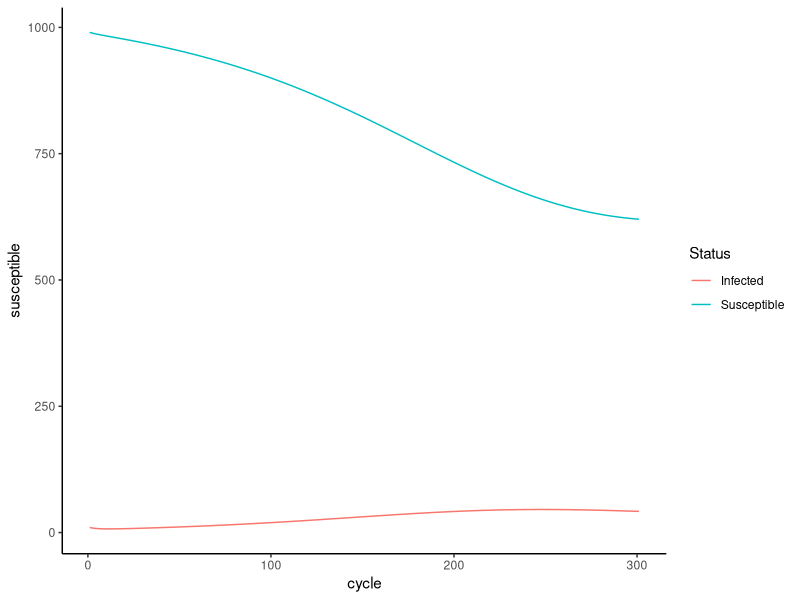

This figure's R source:

library(dplyr)
library(tidyr)
library(ggplot2)

parameters <- list(
  r0 = 4.0,
  incubationTime = 3*3,
  recoveryTime = 14*3,
  immunityTime = 30*3,
  externalInfections = 0,
  startingInfections = 10,
  testingCadence = 21,
  population= 1000
)

parameters$rho <- 1/parameters$recoveryTime #recovery rate
parameters$theta <- 1/parameters$incubationTime #incubation rate
parameters$sigma <- 1/parameters$immunityTime # rate of loss of post-infection immunity
parameters$detectionRate <- 1/parameters$testingCadence
parameters$beta <- parameters$r0*(parameters$rho)

startingStates <- data.frame(
  susceptible = parameters$population - parameters$startingInfections,
  exposed = 0,
  infected = parameters$startingInfections,
  isolated = 0,
  recovered = 0
)
stateNames <- colnames(startingStates)

nCycles <- 300

# this is a CSV where you can define transition equations
transitionsRaw <- read.csv("stateTransitionEqns.csv", fileEncoding="UTF-8-BOM") 

# this block of code takes the transition equations from the CSV and 
# prepares them for use
transitionEqList <- lapply(
  1:length(startingStates), function(a){
    stNm <- stateNames[a]
    inflowEq <- transitionsRaw %>% 
      filter(targetCompartment == stNm) %>% 
      select(-sourceCompartment, -targetCompartment) %>% 
      mutate(equation = paste0("(", equation, ")")) %>% 
      summarize(equation = paste(equation, collapse = " + ")) %>% 
      unlist()
    
    outflowEq <- transitionsRaw %>%
      filter(sourceCompartment == stNm) %>% 
      select(-sourceCompartment, -targetCompartment) %>% 
      mutate(equation = paste0("-(", equation, ")")) %>% 
      summarize(equation = paste(equation, collapse = " + ")) %>% 
      unlist()
    
    totalFlowEq <- paste(inflowEq, outflowEq)
    
  }
) %>%  unlist()  

names(transitionEqList) <- stateNames


history <- startingStates
states <- startingStates

for (i in 1:nCycles){
  changes <- lapply(1:length(states), function(s){
    eval(parse(text = transitionEqList[[s]]))
  }) %>% unlist()
  
  states <- states + changes
  history <- bind_rows(history, states)
}
history$cycle <- 1:nrow(history)

p <- ggplot(history) +
  geom_line(aes(x = cycle, y = susceptible, color = "Susceptible"))+ 
  geom_line(aes(x = cycle, y = infected, color = "Infected")) +
  scale_color_discrete(name = "Status") +
  theme_classic()

print(p)
